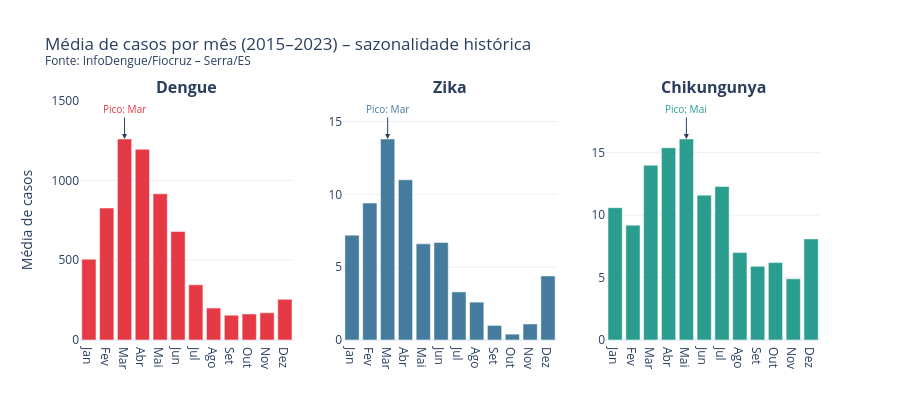

The notebook cell this image was saved under:
### Markdown cell above
---
## Seção 6 · Padrão sazonal médio por mês

### Code cell
fig = make_subplots(rows=1, cols=3,
                    subplot_titles=[f'<b>{d}</b>' for d in doenças],
                    shared_yaxes=False)

for col, doenca in enumerate(doenças, start=1):
    media_mes = (df_casos[df_casos['doenca'] == doenca]
                 .groupby('mes')['casos'].mean().round(1))
    cor = CORES[doenca]
    fig.add_trace(
        go.Bar(x=NOMES_MES, y=media_mes.values,
               name=doenca, marker_color=cor,
               hovertemplate='%{x}: %{y:.0f} casos/mês<extra></extra>',
               showlegend=False),
        row=1, col=col
    )
    pico = media_mes.idxmax()
    fig.add_annotation(
        x=NOMES_MES[pico - 1], y=media_mes[pico],
        text=f'Pico: {NOMES_MES[pico-1]}', showarrow=True,
        arrowhead=2, ax=0, ay=-30, font=dict(size=10, color=cor),
        xref=f'x{col}', yref=f'y{col}'
    )

fig.update_layout(
    title='Média de casos por mês (2015–2023) – sazonalidade histórica' + SUFIXO_TITULO,
    template='plotly_white', height=420,
    yaxis_title='Média de casos'
)
fig.show()

### Figure 1 — Plotly figure (JSON) as saved in the notebook; plotly's stock layout.template omitted (floating-point values rounded to 4 significant figures)
{"data": [{"hovertemplate": "%{x}: %{y:.0f} casos/mês<extra></extra>", "marker": {"color": "#E63946"}, "name": "Dengue", "showlegend": false, "type": "bar", "x": ["Jan", "Fev", "Mar", "Abr", "Mai", "Jun", "Jul", "Ago", "Set", "Out", "Nov", "Dez"], "xaxis": "x", "y": [506.2, 827.0, 1259.0, 1195.0, 916.1, 680.4, 345.8, 200.4, 155.4, 163.3, 170.1, 254.6], "yaxis": "y"}, {"hovertemplate": "%{x}: %{y:.0f} casos/mês<extra></extra>", "marker": {"color": "#457B9D"}, "name": "Zika", "showlegend": false, "type": "bar", "x": ["Jan", "Fev", "Mar", "Abr", "Mai", "Jun", "Jul", "Ago", "Set", "Out", "Nov", "Dez"], "xaxis": "x2", "y": [7.2, 9.4, 13.8, 11.0, 6.6, 6.7, 3.3, 2.6, 1.0, 0.4, 1.1, 4.4], "yaxis": "y2"}, {"hovertemplate": "%{x}: %{y:.0f} casos/mês<extra></extra>", "marker": {"color": "#2A9D8F"}, "name": "Chikungunya", "showlegend": false, "type": "bar", "x": ["Jan", "Fev", "Mar", "Abr", "Mai", "Jun", "Jul", "Ago", "Set", "Out", "Nov", "Dez"], "xaxis": "x3", "y": [10.6, 9.2, 14.0, 15.4, 16.1, 11.6, 12.3, 7.0, 5.9, 6.2, 4.9, 8.1], "yaxis": "y3"}], "layout": {"annotations": [{"font": {"size": 16}, "showarrow": false, "text": "<b>Dengue</b>", "x": 0.1444, "xanchor": "center", "xref": "paper", "y": 1, "yanchor": "bottom", "yref": "paper"}, {"font": {"size": 16}, "showarrow": false, "text": "<b>Zika</b>", "x": 0.5, "xanchor": "center", "xref": "paper", "y": 1, "yanchor": "bottom", "yref": "paper"}, {"font": {"size": 16}, "showarrow": false, "text": "<b>Chikungunya</b>", "x": 0.8556, "xanchor": "center", "xref": "paper", "y": 1, "yanchor": "bottom", "yref": "paper"}, {"arrowhead": 2, "ax": 0, "ay": -30, "font": {"color": "#E63946", "size": 10}, "showarrow": true, "text": "Pico: Mar", "x": "Mar", "xref": "x", "y": 1259.0, "yref": "y"}, {"arrowhead": 2, "ax": 0, "ay": -30, "font": {"color": "#457B9D", "size": 10}, "showarrow": true, "text": "Pico: Mar", "x": "Mar", "xref": "x2", "y": 13.8, "yref": "y2"}, {"arrowhead": 2, "ax": 0, "ay": -30, "font": {"color": "#2A9D8F", "size": 10}, "showarrow": true, "text": "Pico: Mai", "x": "Mai", "xref": "x3", "y": 16.1, "yref": "y3"}], "height": 420, "title": {"text": "Média de casos por mês (2015–2023) – sazonalidade histórica<br><sup>Fonte: InfoDengue/Fiocruz – Serra/ES</sup>"}, "xaxis": {"anchor": "y", "domain": [0, 0.2889]}, "xaxis2": {"anchor": "y2", "domain": [0.3556, 0.6444]}, "xaxis3": {"anchor": "y3", "domain": [0.7111, 1]}, "yaxis": {"anchor": "x", "domain": [0, 1], "title": {"text": "Média de casos"}}, "yaxis2": {"anchor": "x2", "domain": [0, 1]}, "yaxis3": {"anchor": "x3", "domain": [0, 1]}}}
